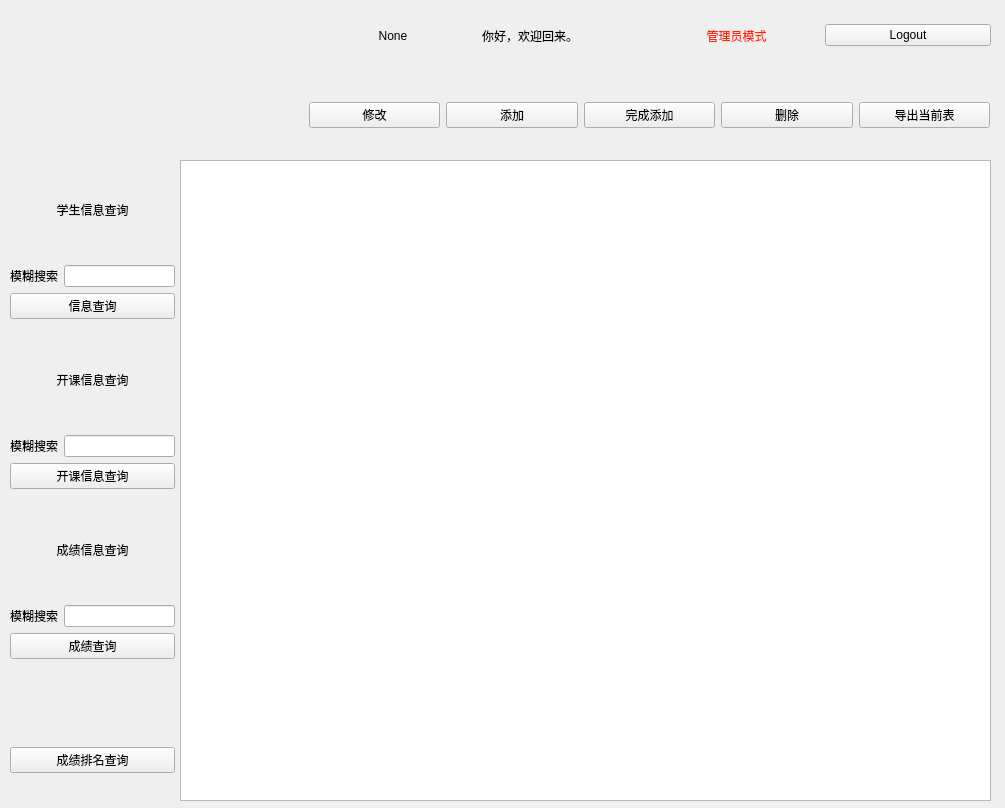
<?xml version="1.0" encoding="UTF-8"?>
<ui version="4.0">
 <class>Admin_Window</class>
 <widget class="QWidget" name="Admin_Window">
  <property name="geometry">
   <rect>
    <x>0</x>
    <y>0</y>
    <width>1005</width>
    <height>808</height>
   </rect>
  </property>
  <property name="font">
   <font>
    <family>.AppleSystemUIFont</family>
   </font>
  </property>
  <property name="windowTitle">
   <string>ADMIN_Page</string>
  </property>
  <widget class="QWidget" name="horizontalLayoutWidget">
   <property name="geometry">
    <rect>
     <x>310</x>
     <y>10</y>
     <width>681</width>
     <height>51</height>
    </rect>
   </property>
   <layout class="QHBoxLayout" name="horizontalLayout_2">
    <item>
     <widget class="QLabel" name="UserName_label">
      <property name="text">
       <string>None</string>
      </property>
      <property name="alignment">
       <set>Qt::AlignCenter</set>
      </property>
     </widget>
    </item>
    <item>
     <widget class="QLabel" name="label_3">
      <property name="text">
       <string>你好，欢迎回来。</string>
      </property>
     </widget>
    </item>
    <item>
     <widget class="QLabel" name="label">
      <property name="palette">
       <palette>
        <active>
         <colorrole role="WindowText">
          <brush brushstyle="SolidPattern">
           <color alpha="255">
            <red>255</red>
            <green>38</green>
            <blue>0</blue>
           </color>
          </brush>
         </colorrole>
        </active>
        <inactive>
         <colorrole role="WindowText">
          <brush brushstyle="SolidPattern">
           <color alpha="255">
            <red>255</red>
            <green>38</green>
            <blue>0</blue>
           </color>
          </brush>
         </colorrole>
        </inactive>
        <disabled/>
       </palette>
      </property>
      <property name="text">
       <string>管理员模式</string>
      </property>
      <property name="alignment">
       <set>Qt::AlignCenter</set>
      </property>
      <property name="wordWrap">
       <bool>false</bool>
      </property>
     </widget>
    </item>
    <item>
     <widget class="QPushButton" name="Logout_Button">
      <property name="text">
       <string>Logout</string>
      </property>
     </widget>
    </item>
   </layout>
  </widget>
  <widget class="QLabel" name="label_2">
   <property name="geometry">
    <rect>
     <x>60</x>
     <y>10</y>
     <width>191</width>
     <height>141</height>
    </rect>
   </property>
   <property name="text">
    <string/>
   </property>
   <property name="pixmap">
    <pixmap resource="src.qrc">:/new/prefix1/img/t_logo.png</pixmap>
   </property>
   <property name="alignment">
    <set>Qt::AlignCenter</set>
   </property>
  </widget>
  <widget class="QWidget" name="horizontalLayoutWidget_2">
   <property name="geometry">
    <rect>
     <x>309</x>
     <y>90</y>
     <width>681</width>
     <height>51</height>
    </rect>
   </property>
   <layout class="QHBoxLayout" name="horizontalLayout">
    <item>
     <widget class="QPushButton" name="Change_Button">
      <property name="text">
       <string>修改</string>
      </property>
     </widget>
    </item>
    <item>
     <widget class="QPushButton" name="Add_Button">
      <property name="text">
       <string>添加</string>
      </property>
     </widget>
    </item>
    <item>
     <widget class="QPushButton" name="Finish_Input_Button">
      <property name="text">
       <string>完成添加</string>
      </property>
     </widget>
    </item>
    <item>
     <widget class="QPushButton" name="Del_Button">
      <property name="text">
       <string>删除</string>
      </property>
     </widget>
    </item>
    <item>
     <widget class="QPushButton" name="Output_Button">
      <property name="text">
       <string>导出当前表</string>
      </property>
     </widget>
    </item>
   </layout>
  </widget>
  <widget class="QWidget" name="verticalLayoutWidget">
   <property name="geometry">
    <rect>
     <x>180</x>
     <y>160</y>
     <width>811</width>
     <height>641</height>
    </rect>
   </property>
   <layout class="QVBoxLayout" name="verticalLayout">
    <item>
     <widget class="QTableView" name="tableView"/>
    </item>
   </layout>
  </widget>
  <widget class="QWidget" name="layoutWidget">
   <property name="geometry">
    <rect>
     <x>10</x>
     <y>160</y>
     <width>165</width>
     <height>159</height>
    </rect>
   </property>
   <layout class="QVBoxLayout" name="verticalLayout_3">
    <item>
     <widget class="QLabel" name="label_5">
      <property name="text">
       <string>学生信息查询</string>
      </property>
      <property name="alignment">
       <set>Qt::AlignCenter</set>
      </property>
     </widget>
    </item>
    <item>
     <layout class="QHBoxLayout" name="horizontalLayout_3">
      <item>
       <widget class="QLabel" name="label_4">
        <property name="text">
         <string>模糊搜索</string>
        </property>
       </widget>
      </item>
      <item>
       <widget class="QLineEdit" name="StuNum_lineEdit"/>
      </item>
     </layout>
    </item>
    <item>
     <widget class="QPushButton" name="Query_Button">
      <property name="text">
       <string>信息查询</string>
      </property>
     </widget>
    </item>
   </layout>
  </widget>
  <widget class="QWidget" name="layoutWidget">
   <property name="geometry">
    <rect>
     <x>10</x>
     <y>330</y>
     <width>165</width>
     <height>159</height>
    </rect>
   </property>
   <layout class="QVBoxLayout" name="verticalLayout_4">
    <item>
     <widget class="QLabel" name="label_6">
      <property name="text">
       <string>开课信息查询</string>
      </property>
      <property name="alignment">
       <set>Qt::AlignCenter</set>
      </property>
     </widget>
    </item>
    <item>
     <layout class="QHBoxLayout" name="horizontalLayout_4">
      <item>
       <widget class="QLabel" name="label_7">
        <property name="text">
         <string>模糊搜索</string>
        </property>
       </widget>
      </item>
      <item>
       <widget class="QLineEdit" name="Course_lineEdit"/>
      </item>
     </layout>
    </item>
    <item>
     <widget class="QPushButton" name="Query_Course_Button">
      <property name="text">
       <string>开课信息查询</string>
      </property>
     </widget>
    </item>
   </layout>
  </widget>
  <widget class="QWidget" name="layoutWidget_2">
   <property name="geometry">
    <rect>
     <x>10</x>
     <y>720</y>
     <width>165</width>
     <height>81</height>
    </rect>
   </property>
   <layout class="QVBoxLayout" name="verticalLayout_5">
    <item>
     <widget class="QPushButton" name="Query_Score_Rank_Button">
      <property name="text">
       <string>成绩排名查询</string>
      </property>
     </widget>
    </item>
   </layout>
  </widget>
  <widget class="QWidget" name="layoutWidget_3">
   <property name="geometry">
    <rect>
     <x>10</x>
     <y>500</y>
     <width>165</width>
     <height>159</height>
    </rect>
   </property>
   <layout class="QVBoxLayout" name="verticalLayout_6">
    <item>
     <widget class="QLabel" name="label_8">
      <property name="text">
       <string>成绩信息查询</string>
      </property>
      <property name="alignment">
       <set>Qt::AlignCenter</set>
      </property>
     </widget>
    </item>
    <item>
     <layout class="QHBoxLayout" name="horizontalLayout_5">
      <item>
       <widget class="QLabel" name="label_9">
        <property name="text">
         <string>模糊搜索</string>
        </property>
       </widget>
      </item>
      <item>
       <widget class="QLineEdit" name="FindScore_lineEdit"/>
      </item>
     </layout>
    </item>
    <item>
     <widget class="QPushButton" name="Query_Score_Button">
      <property name="text">
       <string>成绩查询</string>
      </property>
     </widget>
    </item>
   </layout>
  </widget>
 </widget>
 <resources>
  <include location="src.qrc"/>
 </resources>
 <connections/>
</ui>
